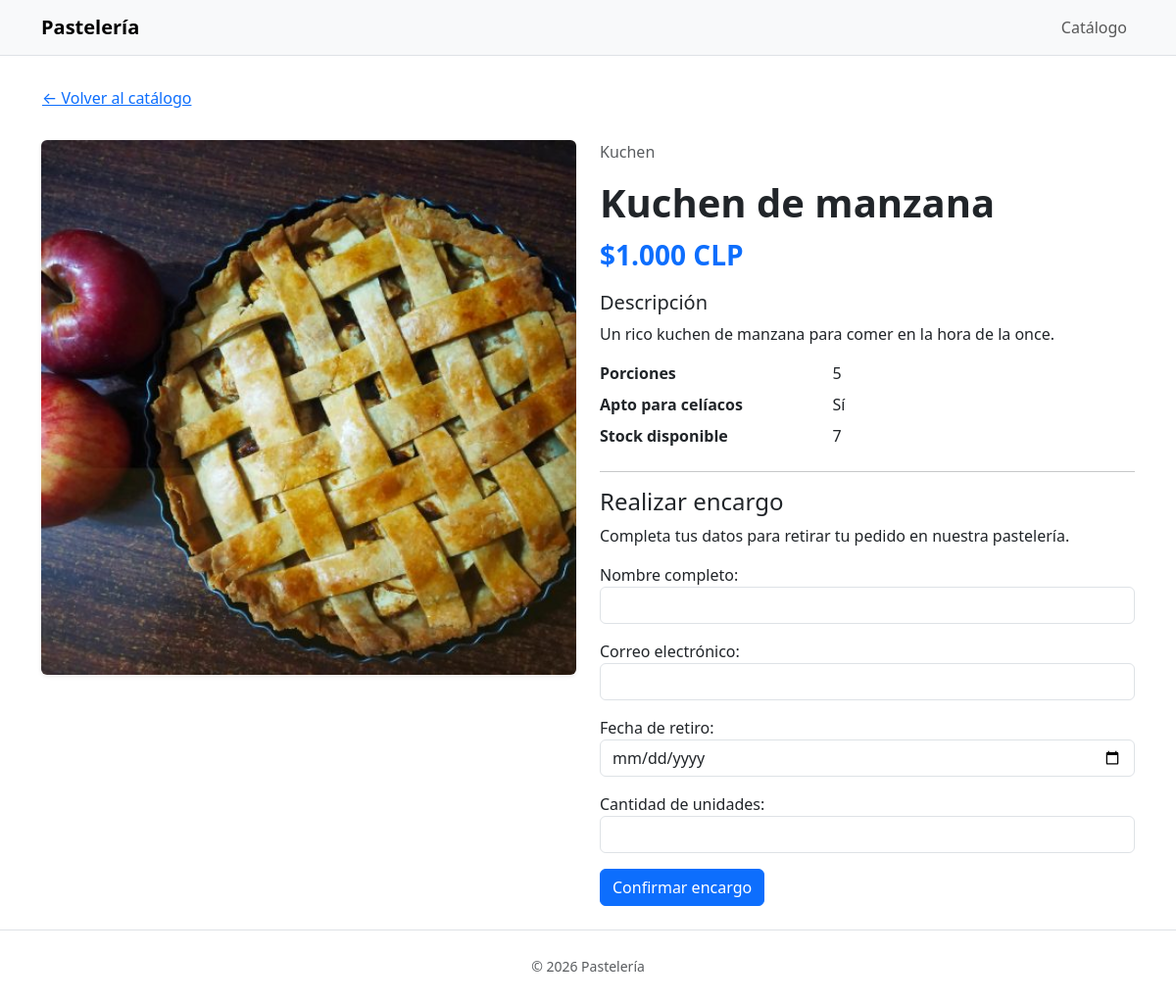
Page /producto/3/ on the earlier database version.
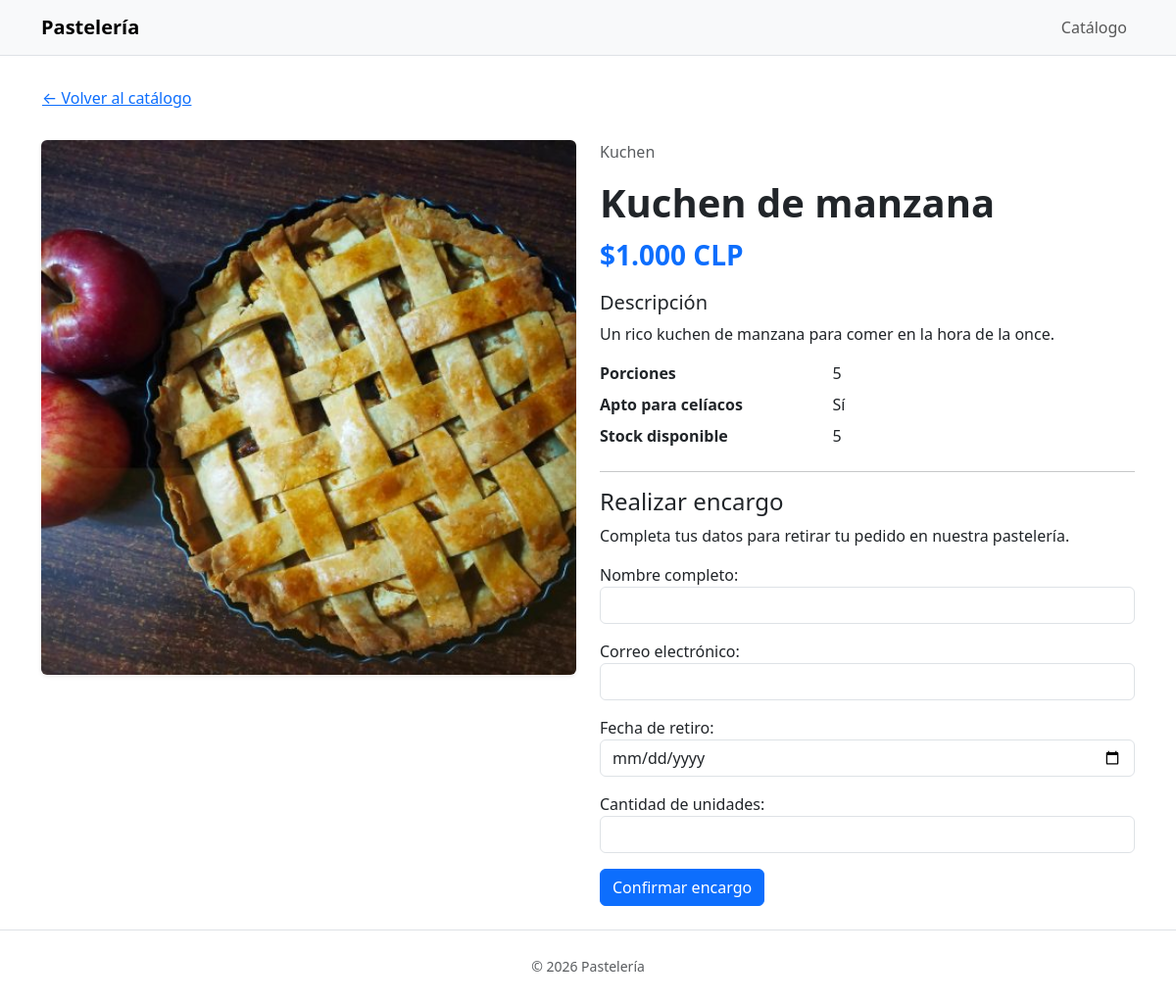
Same page on the later database version.
### pasteleria/models.py (models this page shows, shortened)
class Producto(models.Model):
    linea = models.ForeignKey(
        Linea,
        on_delete=models.CASCADE,
        related_name="productos"
    )
    nombre = models.CharField(max_length=150)
    descripcion = models.TextField()
    fotografia = models.ImageField(upload_to="productos/")
    precio = models.DecimalField(
        max_digits=10,
        decimal_places=0
    )
    porciones = models.PositiveIntegerField(default=1)
    apto_celiacos = models.BooleanField(default=False)
    stock = models.PositiveIntegerField(default=0)
    disponible = models.BooleanField(default=True)
    class Meta:
        ordering = ["nombre"]
        verbose_name = "Producto"
        verbose_name_plural = "Productos"

class Linea(models.Model):
    nombre = models.CharField(
        max_length=100,
        unique=True
    )
    class Meta:
        ordering = ["nombre"]
        verbose_name = "Línea"
        verbose_name_plural = "Líneas"

### pasteleria/views.py (the view)
def detalle_producto(request, producto_id):
    producto = get_object_or_404(
        Producto.objects.select_related("linea"),
        id=producto_id,
        disponible=True,
    )
    return render(
        request,
        "pasteleria/detalle_producto.html",
        {
            "producto": producto,
            "form": EncargoForm(),
            "precio_clp": formato_clp(producto.precio),
        },
    )

### pasteleria/forms.py (shortened to what this page needs)
class EncargoForm(forms.ModelForm):
    class Meta:
        model = Encargo
        fields = [
            "nombre_comprador",
            "correo",
            "fecha_retiro",
            "cantidad",
        ]
        labels = {
            "nombre_comprador": "Nombre completo",
            "correo": "Correo electrónico",
            "fecha_retiro": "Fecha de retiro",
            "cantidad": "Cantidad de unidades",
        }
        widgets = {
            "nombre_comprador": forms.TextInput(
                attrs={"class": "form-control"}
            ),
            "correo": forms.EmailInput(
                attrs={"class": "form-control"}
            ),
            "fecha_retiro": forms.DateInput(
                attrs={
                    "class": "form-control",
                    "type": "date",
                },
                format="%Y-%m-%d",
            ),
            "cantidad": forms.NumberInput(
                attrs={
                    "class": "form-control",
                    "min": 1,
                    "max": 3,
                }
            ),
        }

### pasteleria/views.py (called while the page is built)
def formato_clp(valor):
    return f"${valor:,.0f}".replace(",", ".")

### pasteleria/templates/pasteleria/detalle_producto.html (shortened to what this page needs)
{% extends "pasteleria/base.html" %}
{% block content %}
<div class="mb-4">
    <a href="{% url 'catalogo' %}" class="btn btn-link px-0">
        &larr; Volver al catálogo
    </a>
</div>
<article class="row g-4">
    <div class="col-md-6">
        {% if producto.fotografia %}
            <img
                src="{{ producto.fotografia.url }}"
                class="img-fluid rounded shadow-sm w-100"
                alt="{{ producto.nombre }}"
            >
        {% else %}
            <div class="bg-body-secondary rounded p-5 text-center">
                Sin fotografía disponible
            </div>
        {% endif %}
    </div>
    <div class="col-md-6">
        <p class="text-body-secondary">
            {{ producto.linea.nombre }}
        </p>
        <h1 class="display-6 fw-bold">
            {{ producto.nombre }}
        </h1>
        <p class="fs-3 fw-bold text-primary">
            {{ precio_clp }} CLP
        </p>
        <h2 class="h5">Descripción</h2>
        <p>
            {{ producto.descripcion|linebreaksbr }}
        </p>
        <dl class="row">
            <dt class="col-sm-5">Porciones</dt>
            <dd class="col-sm-7">{{ producto.porciones }}</dd>
            <dt class="col-sm-5">Apto para celíacos</dt>
            <dd class="col-sm-7">
                {% if producto.apto_celiacos %}
                    Sí
                {% else %}
                    No
                {% endif %}
            </dd>
            <dt class="col-sm-5">Stock disponible</dt>
            <dd class="col-sm-7">
                {{ producto.stock }}
            </dd>
        </dl>
        <hr>
        {% if producto.stock > 0 %}
            <h2 class="h4">Realizar encargo</h2>
            <p>
                Completa tus datos para retirar tu pedido
                en nuestra pastelería.
            </p>
            <form
                method="post"
                action="{% url 'crear_encargo' producto.id %}"
            >
                {{ form.as_p }}
                <button
                    type="submit"
                    class="btn btn-primary"
                >
                    Confirmar encargo
                </button>
            </form>
        {% endif %}
    </div>
</article>
{% endblock %}

Differences in the rows shown:
changed Producto "Kuchen de manzana": stock "7" → "5"
